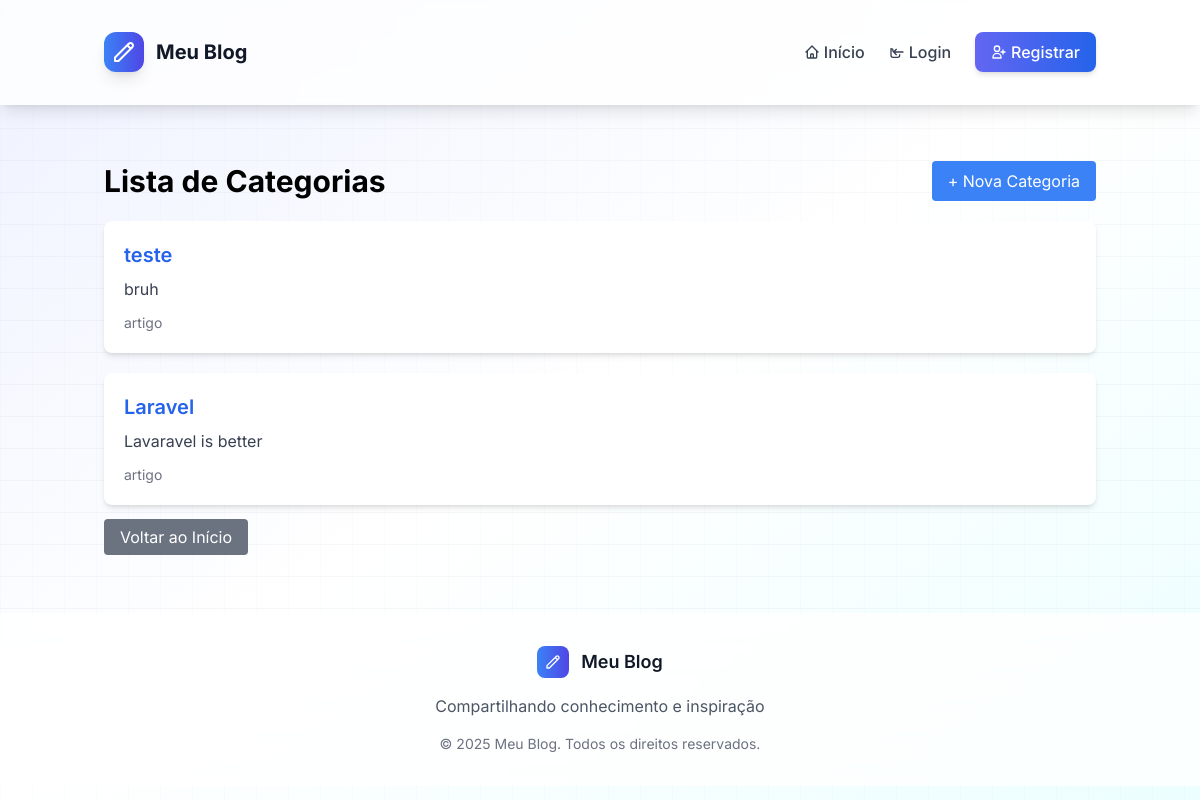
Page /categorias/ on the committed database.
### blog/models.py (models this page shows, shortened)
class Categoria(models.Model):
    nome = models.CharField(max_length=100)
    descricao = models.TextField(blank=True)
    class Meta:
        verbose_name = 'Categoria'
        verbose_name_plural = 'Categorias'

### blog/views.py (the view)
# urls.py: path('categorias/', views.categoria_list, name='categoria_list'),
def categoria_list(request):
    categorias = Categoria.objects.all()
    return render(request, 'blog/categoria_list.html', {'categorias': categorias})

### blog/templates/blog/categoria_list.html
{% extends 'blog/base.html' %}
{% block content %}
<div class="container mx-auto mt-10">
    <div class="flex justify-between items-center mb-5">
        <h1 class="text-3xl font-bold">Lista de Categorias</h1>
        <a href="{% url 'categoria_create' %}" class="bg-blue-500 text-white px-4 py-2 rounded hover:bg-blue-600">
            + Nova Categoria
        </a>
    </div>
    <div class="mt-5">
        {% for categoria in categorias %}
            <div class="bg-white shadow-md rounded-lg p-5 mb-5">
                <h2 class="text-xl font-semibold">
                    <a href="{% url 'categoria_detail' categoria.id %}" class="text-blue-600 hover:underline">{{ categoria.nome }}</a>
                </h2>
                {% if categoria.descricao %}
                    <p class="text-gray-700 mt-2">{{ categoria.descricao }}</p>
                {% endif %}
                <p class="text-sm text-gray-500 mt-3">
                    {{ categoria.artigo_set.count }} artigo{{ categoria.artigo_set.count|pluralize }}
                </p>
            </div>
        {% empty %}
            <p class="text-gray-500">Nenhuma categoria encontrada.</p>
        {% endfor %}
    </div>
    <div class="mt-5">
        <a href="{% url 'index' %}" class="bg-gray-500 text-white px-4 py-2 rounded hover:bg-gray-600">Voltar ao Início</a>
    </div>
</div>
{% endblock %}

### static/css/style.css (style rules this page uses)
body { font-family: 'Inter', sans-serif; line-height: 1.6; margin: 0; padding: 0; background-color: #f9fafb; }
h1, h2, h3 { margin: 0.5rem 0; }
a { color: #3b82f6; text-decoration: none; }
.container { max-width: 1200px; margin: 0 auto; padding: 1rem; }

### blog/templates/blog/base.html (style rules this page uses)
.font-inter { font-family: 'Inter', sans-serif; }

### rows in the picture
Categoria: nome "teste", descricao "bruh"
Categoria: nome "Laravel", descricao "Lavaravel is better"
